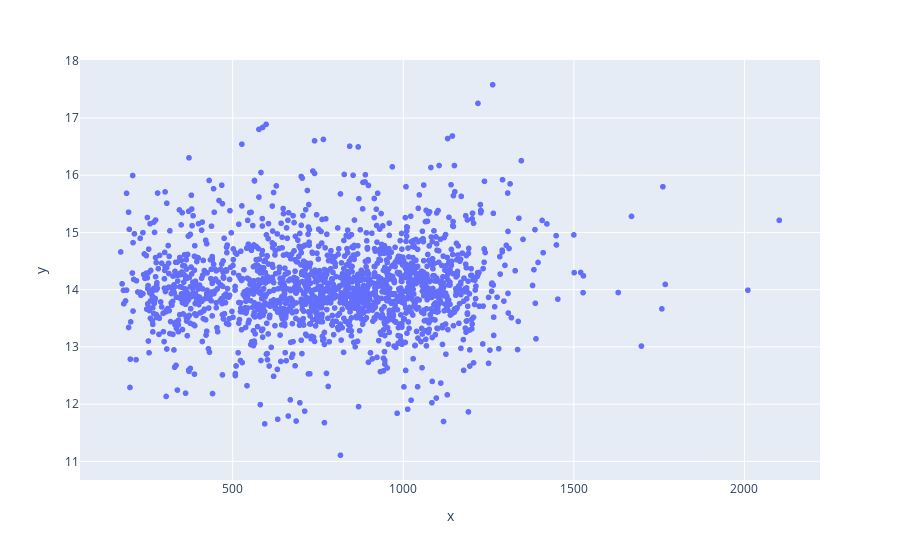

Here is the notebook cell this chart was saved with:
### Code cell
# Views are independent of duration

px.scatter(x=df['duration'], y=np.log(df['views'])).show()

### Figure 1 — Plotly figure (JSON) as saved in the notebook; plotly's stock layout.template omitted (floating-point values rounded to 4 significant figures; data arrays with more than 128 entries replaced by an {"elided": "..."} marker saying what was removed)
{"data": [{"hovertemplate": "x=%{x}<br>y=%{y}<extra></extra>", "legendgroup": "", "marker": {"color": "#636efa", "symbol": "circle"}, "mode": "markers", "name": "", "showlegend": false, "x": {"elided": "1796 int values"}, "xaxis": "x", "y": {"elided": "1796 float values"}, "yaxis": "y", "type": "scattergl"}], "layout": {"xaxis": {"anchor": "y", "domain": [0.0, 1.0], "title": {"text": "x"}}, "yaxis": {"anchor": "x", "domain": [0.0, 1.0], "title": {"text": "y"}}, "legend": {"tracegroupgap": 0}, "margin": {"t": 60}}}
